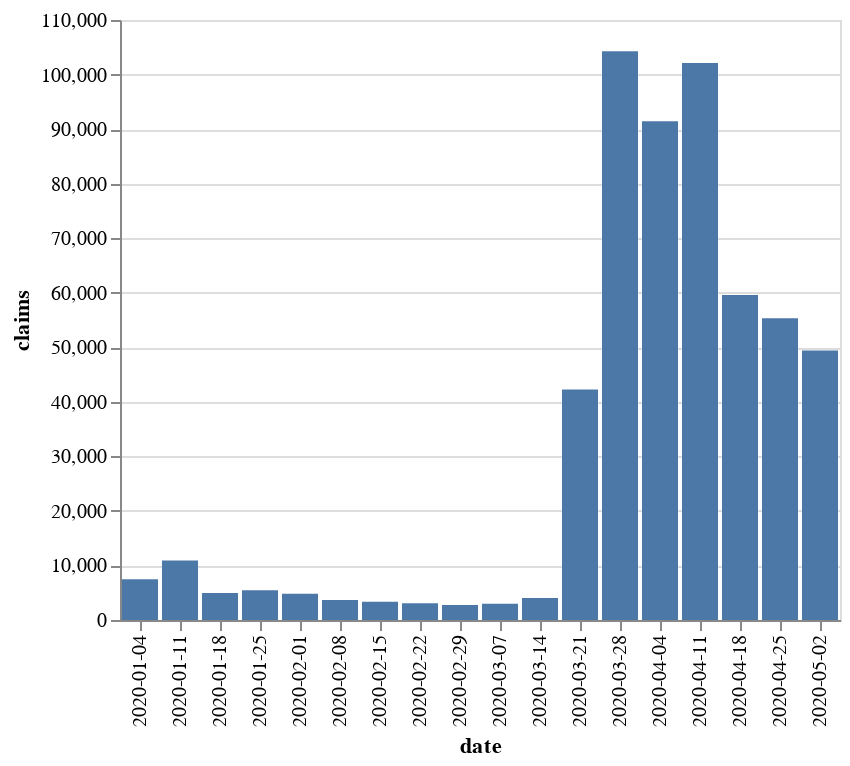

The code cell stored with this chart in its notebook:
### Code cell
alt.Chart(mo_claims).mark_bar().encode(
    x = 'date',
    y = 'claims'
)

### Figure 1 — Vega-Lite specification as saved in the notebook (floating-point values rounded to 4 significant figures)
{"config": {"view": {"continuousWidth": 400, "continuousHeight": 300}}, "data": {"name": "data-18b07f2d2d2ad84819b11b5a0f8f9ee0"}, "mark": "bar", "encoding": {"x": {"type": "nominal", "field": "date"}, "y": {"type": "quantitative", "field": "claims"}}, "$schema": "https://vega.github.io/schema/vega-lite/v4.8.1.json", "datasets": {"data-18b07f2d2d2ad84819b11b5a0f8f9ee0": [{"state": "Missouri", "date": "2020-01-04", "claims": 7474, "claims_ma": 6424.0, "insured_newly_unemployed_rate": 0.27, "covered_employment": 2745404, "pct_lastweek": 4.1, "pct_lastyear": 5.5, "pct_lastweek_ma": 12.5, "pct_lastyear_ma": 3.7, "cont_claims": 29780.0, "cont_claims_ma": 22740.0, "insured_unemployed_rate": 1.08, "cont_claims_pct_lastweek": 32.5, "cont_claims_pct_lastyear": -4.5, "cont_claims_pct_lastweek_ma": 11.7, "cont_claims_pct_lastyear_ma": -6.7}, {"state": "Missouri", "date": "2020-01-11", "claims": 10913, "claims_ma": 8178.0, "insured_newly_unemployed_rate": 0.4, "covered_employment": 2749100, "pct_lastweek": 46.0, "pct_lastyear": 79.3, "pct_lastweek_ma": 27.3, "pct_lastyear_ma": 23.7, "cont_claims": 30140.0, "cont_claims_ma": 25540.0, "insured_unemployed_rate": 1.1, "cont_claims_pct_lastweek": 1.2, "cont_claims_pct_lastyear": 1.0, "cont_claims_pct_lastweek_ma": 12.3, "cont_claims_pct_lastyear_ma": -3.9}, {"state": "Missouri", "date": "2020-01-18", "claims": 4938, "claims_ma": 7626.0, "insured_newly_unemployed_rate": 0.18, "covered_employment": 2749100, "pct_lastweek": -54.8, "pct_lastyear": -16.2, "pct_lastweek_ma": -6.8, "pct_lastyear_ma": 20.3, "cont_claims": 29940.0, "cont_claims_ma": 28090.0, "insured_unemployed_rate": 1.09, "cont_claims_pct_lastweek": -0.6, "cont_claims_pct_lastyear": 6.0, "cont_claims_pct_lastweek_ma": 10.0, "cont_claims_pct_lastyear_ma": -0.7}, {"state": "Missouri", "date": "2020-01-25", "claims": 5474, "claims_ma": 7200.0, "insured_newly_unemployed_rate": 0.2, "covered_employment": 2749100, "pct_lastweek": 10.9, "pct_lastyear": 2.3, "pct_lastweek_ma": -5.6, "pct_lastyear_ma": 18.0, "cont_claims": 29170.0, "cont_claims_ma": 29760.0, "insured_unemployed_rate": 1.06, "cont_claims_pct_lastweek": -2.6, "cont_claims_pct_lastyear": -3.1, "cont_claims_pct_lastweek_ma": 6.0, "cont_claims_pct_lastyear_ma": -0.3}, {"state": "Missouri", "date": "2020-02-01", "claims": 4801, "claims_ma": 6532.0, "insured_newly_unemployed_rate": 0.17, "covered_employment": 2749100, "pct_lastweek": -12.3, "pct_lastyear": 10.9, "pct_lastweek_ma": -9.3, "pct_lastyear_ma": 20.6, "cont_claims": 29850.0, "cont_claims_ma": 29780.0, "insured_unemployed_rate": 1.09, "cont_claims_pct_lastweek": 2.3, "cont_claims_pct_lastyear": -7.4, "cont_claims_pct_lastweek_ma": 0.1, "cont_claims_pct_lastyear_ma": -1.1}, {"state": "Missouri", "date": "2020-02-08", "claims": 3670, "claims_ma": 4721.0, "insured_newly_unemployed_rate": 0.13, "covered_employment": 2749100, "pct_lastweek": -23.6, "pct_lastyear": 1.7, "pct_lastweek_ma": -27.7, "pct_lastyear_ma": -1.6, "cont_claims": 27910.0, "cont_claims_ma": 29220.0, "insured_unemployed_rate": 1.02, "cont_claims_pct_lastweek": -6.5, "cont_claims_pct_lastyear": -11.2, "cont_claims_pct_lastweek_ma": -1.9, "cont_claims_pct_lastyear_ma": -4.2}, {"state": "Missouri", "date": "2020-02-15", "claims": 3363, "claims_ma": 4327.0, "insured_newly_unemployed_rate": 0.12, "covered_employment": 2749100, "pct_lastweek": -8.4, "pct_lastyear": 15.1, "pct_lastweek_ma": -8.3, "pct_lastyear_ma": 6.8, "cont_claims": 27360.0, "cont_claims_ma": 28570.0, "insured_unemployed_rate": 1.0, "cont_claims_pct_lastweek": -1.9, "cont_claims_pct_lastyear": -8.2, "cont_claims_pct_lastweek_ma": -2.2, "cont_claims_pct_lastyear_ma": -7.5}, {"state": "Missouri", "date": "2020-02-22", "claims": 3063, "claims_ma": 3724.0, "insured_newly_unemployed_rate": 0.11, "covered_employment": 2749100, "pct_lastweek": -8.9, "pct_lastyear": 3.2, "pct_lastweek_ma": -13.9, "pct_lastyear_ma": 7.7, "cont_claims": 27040.0, "cont_claims_ma": 28040.0, "insured_unemployed_rate": 0.98, "cont_claims_pct_lastweek": -1.2, "cont_claims_pct_lastyear": -7.9, "cont_claims_pct_lastweek_ma": -1.9, "cont_claims_pct_lastyear_ma": -8.7}, {"state": "Missouri", "date": "2020-02-29", "claims": 2732, "claims_ma": 3207.0, "insured_newly_unemployed_rate": 0.1, "covered_employment": 2749100, "pct_lastweek": -10.8, "pct_lastyear": -7.0, "pct_lastweek_ma": -13.9, "pct_lastyear_ma": 3.2, "cont_claims": 26950.0, "cont_claims_ma": 27310.0, "insured_unemployed_rate": 0.98, "cont_claims_pct_lastweek": -0.3, "cont_claims_pct_lastyear": -9.5, "cont_claims_pct_lastweek_ma": -2.6, "cont_claims_pct_lastyear_ma": -9.2}, {"state": "Missouri", "date": "2020-03-07", "claims": 2994, "claims_ma": 3038.0, "insured_newly_unemployed_rate": 0.11, "covered_employment": 2749100, "pct_lastweek": 9.6, "pct_lastyear": -1.4, "pct_lastweek_ma": -5.3, "pct_lastyear_ma": 2.4, "cont_claims": 25220.0, "cont_claims_ma": 26640.0, "insured_unemployed_rate": 0.92, "cont_claims_pct_lastweek": -6.4, "cont_claims_pct_lastyear": -5.8, "cont_claims_pct_lastweek_ma": -2.5, "cont_claims_pct_lastyear_ma": -7.9}, {"state": "Missouri", "date": "2020-03-14", "claims": 4016, "claims_ma": 3201.0, "insured_newly_unemployed_rate": 0.15, "covered_employment": 2749100, "pct_lastweek": 34.1, "pct_lastyear": 24.2, "pct_lastweek_ma": 5.4, "pct_lastyear_ma": 5.2, "cont_claims": 22380.0, "cont_claims_ma": 25400.0, "insured_unemployed_rate": 0.81, "cont_claims_pct_lastweek": -11.3, "cont_claims_pct_lastyear": -13.2, "cont_claims_pct_lastweek_ma": -4.7, "cont_claims_pct_lastyear_ma": -9.1}, {"state": "Missouri", "date": "2020-03-21", "claims": 42246, "claims_ma": 13000.0, "insured_newly_unemployed_rate": 1.54, "covered_employment": 2749100, "pct_lastweek": 951.9, "pct_lastyear": 1088.0, "pct_lastweek_ma": 306.0, "pct_lastyear_ma": 307.3, "cont_claims": 21540.0, "cont_claims_ma": 24020.0, "insured_unemployed_rate": 0.78, "cont_claims_pct_lastweek": -3.8, "cont_claims_pct_lastyear": -7.5, "cont_claims_pct_lastweek_ma": -5.4, "cont_claims_pct_lastyear_ma": -9.0}, {"state": "Missouri", "date": "2020-03-28", "claims": 104291, "claims_ma": 38390.0, "insured_newly_unemployed_rate": 3.79, "covered_employment": 2749100, "pct_lastweek": 146.9, "pct_lastyear": 3416.0, "pct_lastweek_ma": 195.4, "pct_lastyear_ma": 1100.0, "cont_claims": 49470.0, "cont_claims_ma": 29650.0, "insured_unemployed_rate": 1.8, "cont_claims_pct_lastweek": 129.7, "cont_claims_pct_lastyear": 114.2, "cont_claims_pct_lastweek_ma": 23.4, "cont_claims_pct_lastyear_ma": 19.9}, {"state": "Missouri", "date": "2020-04-04", "claims": 91458, "claims_ma": 60500.0, "insured_newly_unemployed_rate": 3.33, "covered_employment": 2749100, "pct_lastweek": -12.3, "pct_lastyear": 3366.0, "pct_lastweek_ma": 57.6, "pct_lastyear_ma": 1852.0, "cont_claims": 121500.0, "cont_claims_ma": 53710.0, "insured_unemployed_rate": 4.42, "cont_claims_pct_lastweek": 145.5, "cont_claims_pct_lastyear": 490.6, "cont_claims_pct_lastweek_ma": 81.1, "cont_claims_pct_lastyear_ma": 131.7}, {"state": "Missouri", "date": "2020-04-11", "claims": 102126, "claims_ma": 85030.0, "insured_newly_unemployed_rate": 3.65, "covered_employment": 2794254, "pct_lastweek": 11.7, "pct_lastyear": 3516.0, "pct_lastweek_ma": 40.5, "pct_lastyear_ma": 2738.0, "cont_claims": 178700.0, "cont_claims_ma": 92800.0, "insured_unemployed_rate": 6.4, "cont_claims_pct_lastweek": 47.1, "cont_claims_pct_lastyear": 891.0, "cont_claims_pct_lastweek_ma": 72.8, "cont_claims_pct_lastyear_ma": 336.9}, {"state": "Missouri", "date": "2020-04-18", "claims": 59602, "claims_ma": 89370.0, "insured_newly_unemployed_rate": 2.13, "covered_employment": 2794254, "pct_lastweek": -41.6, "pct_lastyear": 2403.0, "pct_lastweek_ma": 5.1, "pct_lastyear_ma": 3207.0, "cont_claims": 227600.0, "cont_claims_ma": 144300.0, "insured_unemployed_rate": 8.14, "cont_claims_pct_lastweek": 27.3, "cont_claims_pct_lastyear": 1213.0, "cont_claims_pct_lastweek_ma": 55.5, "cont_claims_pct_lastyear_ma": 630.4}, {"state": "Missouri", "date": "2020-04-25", "claims": 55299, "claims_ma": 77120.0, "insured_newly_unemployed_rate": 1.98, "covered_employment": 2794254, "pct_lastweek": -7.2, "pct_lastyear": 2207.0, "pct_lastweek_ma": -13.7, "pct_lastyear_ma": 2912.0, "cont_claims": 255800.0, "cont_claims_ma": 195900.0, "insured_unemployed_rate": 9.15, "cont_claims_pct_lastweek": 12.4, "cont_claims_pct_lastyear": 1407.0, "cont_claims_pct_lastweek_ma": 35.7, "cont_claims_pct_lastyear_ma": 974.6}, {"state": "Missouri", "date": "2020-05-02", "claims": 49402, "claims_ma": 66610.0, "insured_newly_unemployed_rate": 1.77, "covered_employment": 2794254, "pct_lastweek": -10.7, "pct_lastyear": 1450.0, "pct_lastweek_ma": -13.6, "pct_lastyear_ma": 2369.0, "cont_claims": null, "cont_claims_ma": null, "insured_unemployed_rate": null, "cont_claims_pct_lastweek": null, "cont_claims_pct_lastyear": null, "cont_claims_pct_lastweek_ma": null, "cont_claims_pct_lastyear_ma": null}]}}
